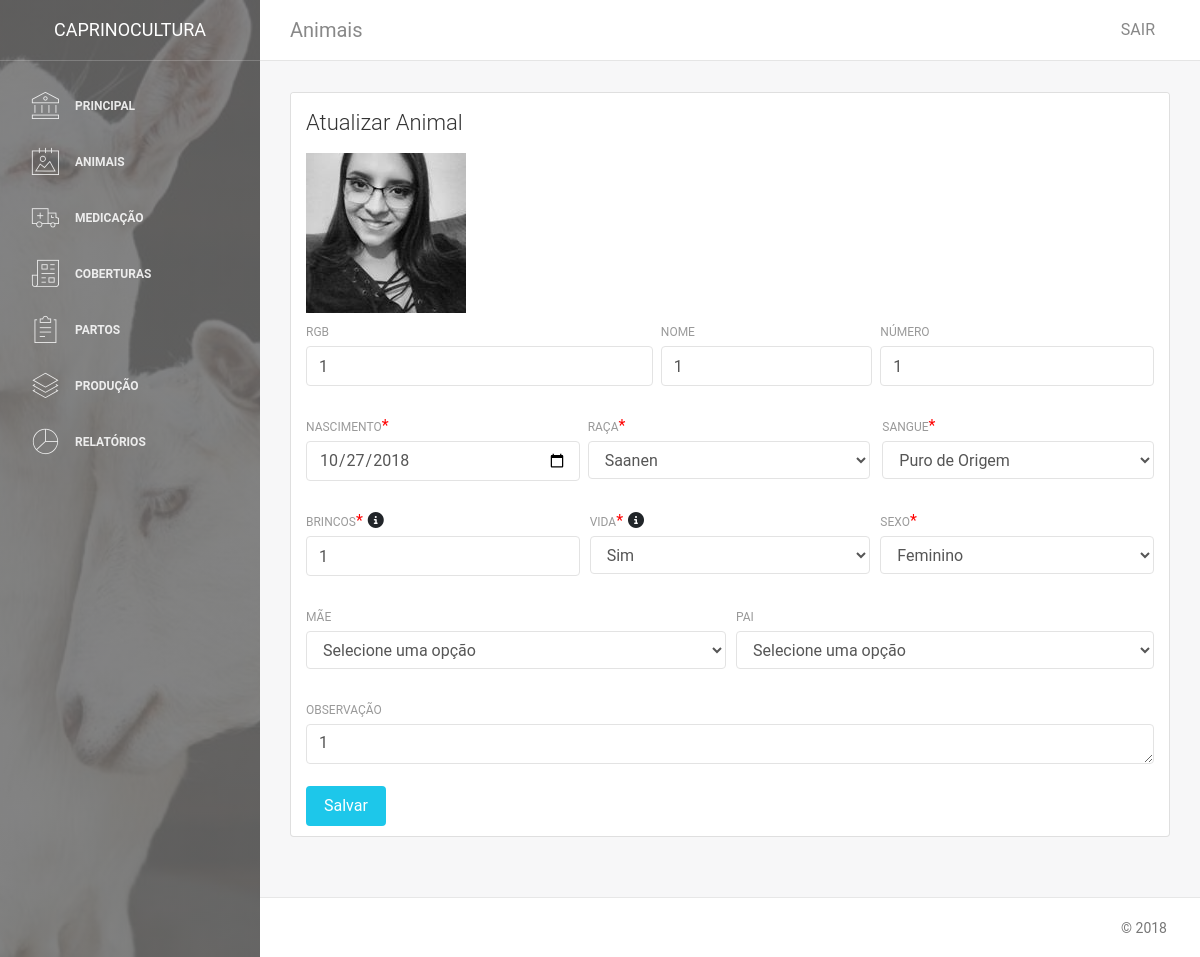
Screenshot of /animais/atualiza_animal/27 (signed in) with the database file from the repository.
### caprino/animais/models.py (models this page shows)
class Animal(models.Model):
    rgb_animal = models.CharField(verbose_name='RGD', max_length=50, blank=True, null=True)
    nome_animal = models.CharField(verbose_name='Nome', max_length=50, blank=True, null=True)
    numero_animal = models.IntegerField(verbose_name='Numero', blank=True, null=True)
    sexo_animal = models.CharField(verbose_name='Sexo', max_length=50)
    nascimento_animal = models.DateField(verbose_name='Nascimento', default=None)
    raca_animal = models.CharField(verbose_name='Raça', max_length=50)
    sangue_animal = models.CharField(verbose_name='Sangue', max_length=50)
    brincos_animal = models.CharField(verbose_name='Brincos', max_length=50)
    vida_animal = models.CharField(verbose_name='Vida', blank=True, null=True, max_length=50)
    mae_animal = models.CharField(verbose_name='Mãe', max_length=50, blank=True, null=True)
    pai_animal = models.CharField(verbose_name='Pai', max_length=50, blank=True, null=True)
    foto_animal = models.ImageField(verbose_name='Foto', upload_to='img/' , blank=True, null=True)
    observacao_animal = models.TextField(verbose_name='Observação', blank=True, null=True)
    def __str__(self):
        return str(self.brincos_animal)
    class Meta:
        verbose_name = 'Animal'

### caprino/animais/views.py (the view)
# urls.py: path('atualiza_animal/<int:pk>', views.UpdateAnimal, name='Atualiza_Animal'),
@login_required
def UpdateAnimal(request, pk):
    cabra = get_object_or_404(Animal, pk=pk)
    if(request.method == 'POST'):
        form = forms.CreateAnimais(request.POST, request.FILES, instance=cabra)
        if(form.is_valid()):
            form.save()
            messages.add_message(request, messages.SUCCESS, 'Dados alterados com sucesso!')
            return redirect('/animais/mostra_animal')
    else:
        form = forms.CreateAnimais(instance=cabra)
    return render(request, 'updateAnimais.html', {'animais_form': form})

### templates/updateAnimais.html (shortened to what this page needs)
{% extends 'base.html' %}
{% block conteudo %}
<nav class="navbar navbar-expand-lg " color-on-scroll="500">
    <div class=" container-fluid  ">
        <a class="navbar-brand" href="#pablo"> Animais </a>
        <div class="collapse navbar-collapse justify-content-end" id="navigation">
            <ul class="nav navbar-nav mr-auto">
                <li class="nav-item">
                    <a href="#" class="nav-link" data-toggle="dropdown">
                    </a>
                </li>
            </ul>
            <ul class="navbar-nav ml-auto">
                <li class="nav-item">
                    <a class="nav-link" href="{% url 'caprino.contas:Sair' %}">
                        <span class="no-icon">SAIR</span>
                    </a>
                </li>
            </ul>
        </div>
    </div>
</nav>
<div class="content">
    <div class="container-fluid">
        <div class="row">
            <div class="col-md-12">
            </div>
        </div>
    </div>
    <div class="container-fluid">
        <div class="row">
            <div class="col-md-12">
                <div class="card">
                    <div class="card-header">
                        <h4 class="card-title">Atualizar Animal</h4>
                    </div>
                    <div class="card-body">
                        <form method="POST" enctype="multipart/form-data">
                            {% if animais_form.foto_animal.value %}
                            <img src="{{ MEDIA_URL }}{{ animais_form.foto_animal.value }}">
                            {% endif %}
                            <div class="row">
                                <div class="col-md-5 pr-1">
                                    <div class="form-group">
                                        <label>RGB</label>
                                         {{ animais_form.rgb_animal }}
                                    </div>
                                </div>
                                <div class="col-md-3 px-1">
                                    <div class="form-group">
                                        <label>Nome</label>
                                         {{ animais_form.nome_animal }}
                                    </div>
                                </div>
                                <div class="col-md-4 pl-1">
                                    <div class="form-group">
                                        <label>Número</label>
                                         {{ animais_form.numero_animal }}
                                    </div>
                                </div>
                            </div>
                            <div class="row">
                                <div class="col-md-4 pr-1">
                                    <div class="form-group">
                                        <label>Nascimento</label><span style="color: red">*</span>
                                        {% if animais_form.nascimento_animal.value.day < 10 and animais_form.nascimento_animal.value.month < 10 %}
                                            <input name="nascimento_animal" type="date" class="form-control" placeholder="Company" value="{{ animais_form.nascimento_animal.value.year }}-0{{ animais_form.nascimento_animal.value.month }}-0{{ animais_form.nascimento_animal.value.day }}">
                                        {% elif animais_form.nascimento_animal.value.day < 10 and animais_form.nascimento_animal.value.month >= 10 %}
                                            <input name="nascimento_animal" type="date" class="form-control" placeholder="Company" value="{{ animais_form.nascimento_animal.value.year }}-{{ animais_form.nascimento_animal.value.month }}-0{{ animais_form.nascimento_animal.value.day }}">
                                        {% elif animais_form.nascimento_animal.value.day >= 10 and animais_form.nascimento_animal.value.month < 10 %}
                                            <input name="nascimento_animal" type="date" class="form-control" placeholder="Company" value="{{ animais_form.nascimento_animal.value.year }}-0{{ animais_form.nascimento_animal.value.month }}-{{ animais_form.nascimento_animal.value.day }}">
                                        {% else %}
                                            <input name="nascimento_animal" type="date" class="form-control" placeholder="Company" value="{{ animais_form.nascimento_animal.value.year }}-{{ animais_form.nascimento_animal.value.month }}-{{ animais_form.nascimento_animal.value.day }}">
                                        {% endif %}
                                    </div>
                                </div>
                                <div class="col-md-4 pl-1">
                                    <div class="form-group">
                                        <label>Raça</label><span style="color: red">*</span>
                                        {{ animais_form.raca_animal }}
                                    </div>
                                </div>
                                <div class="col-md-4">
                                    <div class="form-group">
                                        <label>Sangue</label><span style="color: red">*</span>
                                        {{ animais_form.sangue_animal }}
                                    </div>
                                </div>
                            </div>
                            <div class="row">
                                <div class="col-md-4 pr-1">
                                    <div class="form-group">
                                        <label>Brincos</label><span style="color: red">*</span>
                                        <i data-toggle="tooltip" title="" class="fa fa-info-circle" aria-hidden="true" data-original-title="Informe a identificação presente no Brinco do animal"></i>
                                        {{ animais_form.brincos_animal }}
                                    </div>
                                </div>
                                <div class="col-md-4">
                                    <div class="form-group">
                                        <label>Vida</label><span style="color: red">*</span>
                                        <i data-toggle="tooltip" title="" class="fa fa-info-circle" aria-hidden="true" data-original-title="Informe se o animal está Vivo ou Morto"></i>
                                        {{ animais_form.vida_animal }}
                                    </div>
                                </div>
                                <div class="col-md-4 pl-1">
                                    <div class="form-group">
                                        <label>Sexo</label><span style="color: red">*</span>
                                        {{ animais_form.sexo_animal }}
                                    </div>
                                </div>
                            </div>
                            <div class="row">
                                <div class="col-md-6 pr-1">
                                    <div class="form-group">
                                        <label>Mãe</label>
                                        {{ animais_form.mae_animal }}
                                    </div>
                                </div>
                                <div class="col-md-6">
                                    <div class="form-group">
                                        <label>Pai</label>
                                        {{ animais_form.pai_animal }}
                                    </div>
                                </div>
                            </div>
                            <div class="row">
                                <div class="col-md-12">
                                    <div class="form-group">
                                        <label>Observação</label>
                                        {{ animais_form.observacao_animal }}
                                    </div>
                                </div>
                            </div>
                            <button type="submit" class="btn btn-info btn-fill pull-right">Salvar</button>
                        </form>
                    </div>
                </div>
            </div>
        </div>
    </div>
</div>
{% endblock %}

### rows the page displays
Animal: foto_animal.value (picture), rgb_animal "1", nome_animal "1", numero_animal "1", raca_animal "Saanen", sangue_animal "Puro de Origem", brincos_animal "1", vida_animal "Sim", sexo_animal "Feminino", mae_animal "Selecione uma opção", pai_animal "Selecione uma opção", observacao_animal "1"
